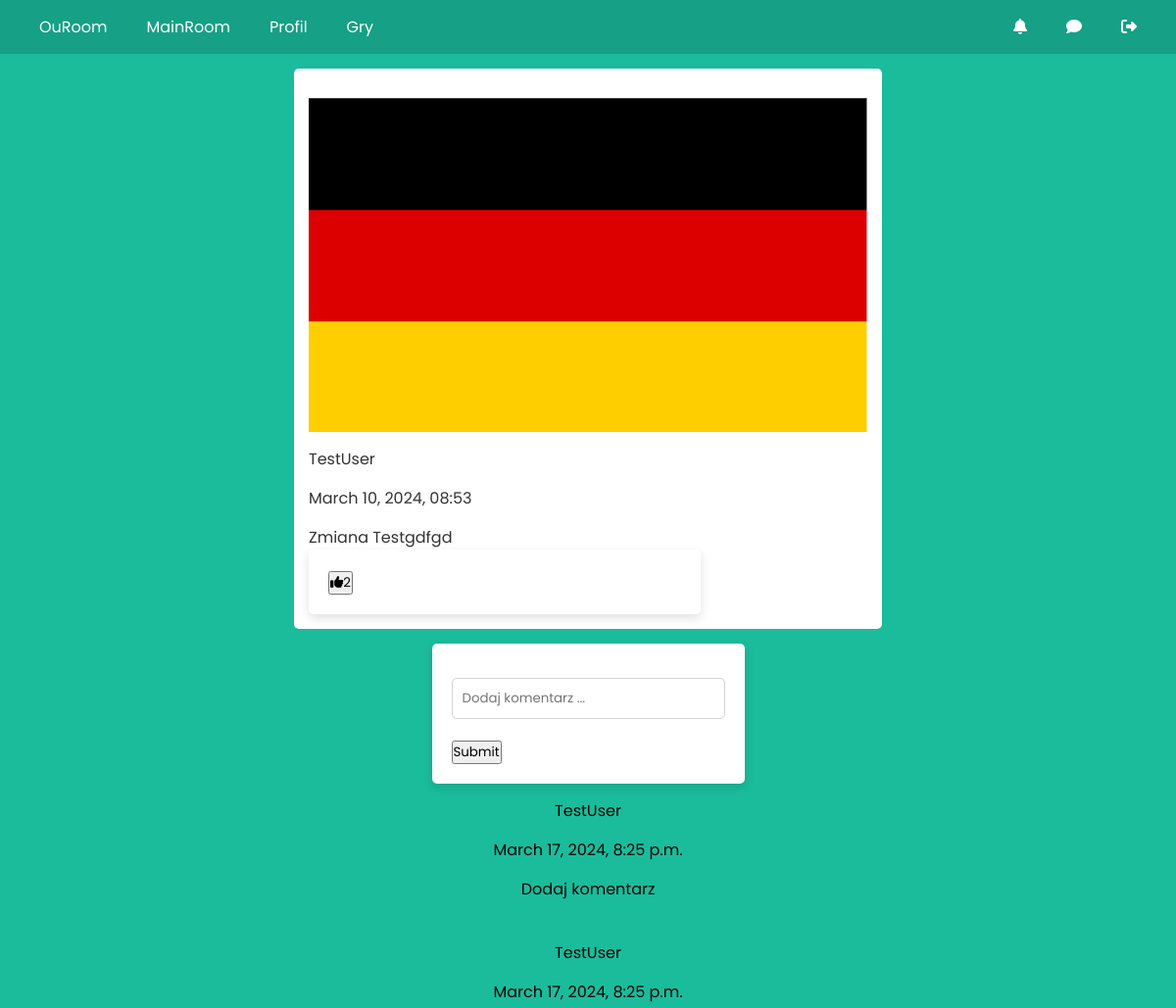
Page /post/23 (upper part) on the earlier database version.
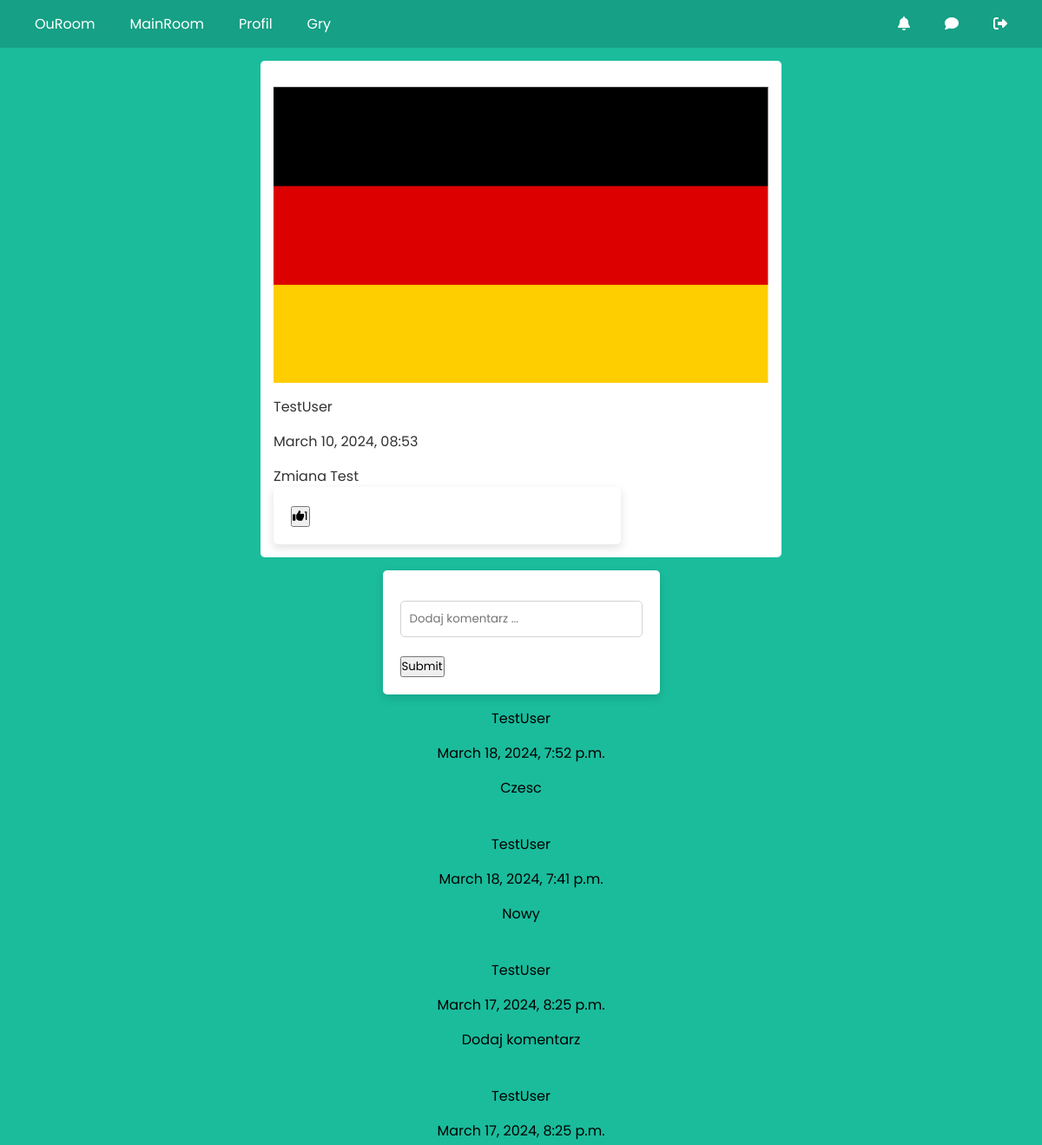
Same page on the later database version.
### rooms/models.py (models this page shows, shortened)
class Post(models.Model):
    author = models.ForeignKey(settings.AUTH_USER_MODEL, on_delete=models.CASCADE)
    time_release = models.DateTimeField(default=timezone.now)
    content = models.TextField()
    image = models.ImageField(null=True, blank=True, upload_to='images/')
    like = models.ManyToManyField(settings.AUTH_USER_MODEL, related_name='post_like', blank=True)
    class Meta:
        ordering = ['-time_release']

class Comment(models.Model):
    author = models.ForeignKey(settings.AUTH_USER_MODEL, on_delete=models.CASCADE, related_name='comments')
    content = models.TextField(max_length=200)
    time_release = models.DateTimeField(default=timezone.now)
    post = models.ForeignKey(Post, on_delete=models.CASCADE, related_name='comments')
    class Meta:
        ordering = ['-time_release']

### accounts/models.py (models this page shows)
class CustomUser(AbstractUser):
    email = models.EmailField(blank=False, null=False,unique=True)

### rooms/views.py (the view)
# urls.py: path('post/<int:pk>', PostDetailView.as_view(), name='post_detail'),
class PostDetailView(DetailView):
    model = Post
    context_object_name = 'post'
    def get_context_data(self, **kwargs):
        context = super().get_context_data(**kwargs)
        context['commentform'] = AddCommentForm()
        return context

### rooms/forms.py
class AddCommentForm(ModelForm):
    class Meta:
        model = Comment
        fields = ['content']
        widgets = {
            'content': forms.TextInput(attrs={'placeholder': 'Dodaj komentarz ...'})
        }
        labels = {
            'content': ''
        }

### rooms/templates/rooms/post_detail.html (shortened to what this page needs)
{% extends "rooms/mainroom.html" %}
{% block content %}
    <div class="posts-container">
        <article class="media content-section">
            {% if post.image %}
            <p><img src="{{ post.image.url }}" class="post-image"></p>
            {% endif %}
            <p>{{ object.author }}</p>
            <p>{{ object.time_release|date:"F d, Y, H:i" }}</p>
            <p>{{ object.content }}</p>
            <form method="POST" action="{% url 'post_like' post.pk %}" class="like-form" data-post-id="{{ post.pk }}">
                <button type="submit" value="{{ post.pk }}">
                    <i id="like-icon-{{ post.pk }}" class="{% if request.user in post.like.all %}fa-regular{% else %}fa-solid{% endif %} fa-thumbs-up"></i><span id="like-count-{{ post.pk }}">{{ post.like.all.count }} </span>
                </button>
            </form>
        </article>
    </div>
   <div class="add-comment">
        <form method="POST" action="{% url 'comment-post' post.pk%}" class="comment-form">
            {{ commentform.as_p }}
            <button type="submit" >Submit</button>
        </form>
   </div>
<div class="comments-list">
        {% for comment in post.comments.all %}
            <p>{{ comment.author }}</p>
            <p>{{ comment.time_release }}</p>
            <p>{{ comment.content }}</p>
        {% endfor %}
    </div>
{% endblock content %}

Differences in the rows shown:
changed Post "TestUser": content "Zmiana Testgdfgd" → "Zmiana Test"; like.all.count "2" → "1"
added Comment: author "TestUser", time_release "March 18, 2024, 7:52 p.m.", content "Czesc"
added Comment: author "TestUser", time_release "March 18, 2024, 7:41 p.m.", content "Nowy"
